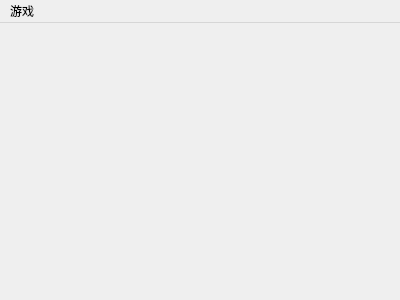
<?xml version="1.0" encoding="UTF-8"?>
<ui version="4.0">
 <class>MainGameWindow</class>
 <widget class="QMainWindow" name="MainGameWindow">
  <property name="geometry">
   <rect>
    <x>0</x>
    <y>0</y>
    <width>400</width>
    <height>300</height>
   </rect>
  </property>
  <property name="windowTitle">
   <string>MainGameWindow</string>
  </property>
  <widget class="QWidget" name="centralWidget"/>
  <widget class="QMenuBar" name="menuBar">
   <property name="geometry">
    <rect>
     <x>0</x>
     <y>0</y>
     <width>400</width>
     <height>26</height>
    </rect>
   </property>
   <widget class="QMenu" name="menu">
    <property name="title">
     <string>游戏</string>
    </property>
    <widget class="QMenu" name="menuLevel">
     <property name="title">
      <string>level</string>
     </property>
     <addaction name="actionBasic"/>
     <addaction name="actionMedium"/>
     <addaction name="actionHard"/>
    </widget>
    <addaction name="actionStart"/>
    <addaction name="menuLevel"/>
    <addaction name="actionQuit"/>
   </widget>
   <addaction name="menu"/>
  </widget>
  <action name="actionStart">
   <property name="text">
    <string>start</string>
   </property>
  </action>
  <action name="actionBasic">
   <property name="text">
    <string>basic</string>
   </property>
  </action>
  <action name="actionMedium">
   <property name="text">
    <string>medium</string>
   </property>
  </action>
  <action name="actionHard">
   <property name="text">
    <string>hard</string>
   </property>
  </action>
  <action name="actionQuit">
   <property name="text">
    <string>quit</string>
   </property>
  </action>
 </widget>
 <layoutdefault spacing="6" margin="11"/>
 <resources/>
 <connections/>
</ui>
